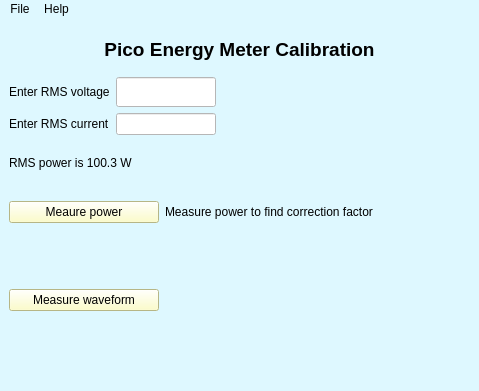
<?xml version="1.0" encoding="UTF-8"?>
<ui version="4.0">
 <class>MainWindow</class>
 <widget class="QMainWindow" name="MainWindow">
  <property name="geometry">
   <rect>
    <x>0</x>
    <y>0</y>
    <width>479</width>
    <height>391</height>
   </rect>
  </property>
  <property name="windowTitle">
   <string>Calibration</string>
  </property>
  <property name="styleSheet">
   <string notr="true">background-color: rgb(222, 248, 255);</string>
  </property>
  <widget class="QWidget" name="centralwidget">
   <layout class="QHBoxLayout" name="horizontalLayout_6">
    <item>
     <layout class="QVBoxLayout" name="verticalLayout">
      <item>
       <widget class="QLabel" name="label_3">
        <property name="font">
         <font>
          <pointsize>14</pointsize>
          <bold>true</bold>
         </font>
        </property>
        <property name="text">
         <string>Pico Energy Meter Calibration</string>
        </property>
        <property name="alignment">
         <set>Qt::AlignmentFlag::AlignCenter</set>
        </property>
       </widget>
      </item>
      <item>
       <layout class="QHBoxLayout" name="horizontalLayout">
        <item>
         <widget class="QLabel" name="label">
          <property name="text">
           <string>Enter RMS voltage</string>
          </property>
         </widget>
        </item>
        <item>
         <widget class="QLineEdit" name="measvolts">
          <property name="maximumSize">
           <size>
            <width>100</width>
            <height>30</height>
           </size>
          </property>
          <property name="styleSheet">
           <string notr="true">background-color: rgb(255, 255, 255);</string>
          </property>
         </widget>
        </item>
        <item>
         <spacer name="horizontalSpacer_2">
          <property name="orientation">
           <enum>Qt::Orientation::Horizontal</enum>
          </property>
          <property name="sizeHint" stdset="0">
           <size>
            <width>40</width>
            <height>20</height>
           </size>
          </property>
         </spacer>
        </item>
       </layout>
      </item>
      <item>
       <layout class="QHBoxLayout" name="horizontalLayout_3">
        <item>
         <widget class="QLabel" name="label_2">
          <property name="text">
           <string>Enter RMS current</string>
          </property>
         </widget>
        </item>
        <item>
         <widget class="QLineEdit" name="meascurr">
          <property name="maximumSize">
           <size>
            <width>100</width>
            <height>16777215</height>
           </size>
          </property>
          <property name="styleSheet">
           <string notr="true">background-color: rgb(255, 255, 255);</string>
          </property>
         </widget>
        </item>
        <item>
         <spacer name="horizontalSpacer_3">
          <property name="orientation">
           <enum>Qt::Orientation::Horizontal</enum>
          </property>
          <property name="sizeHint" stdset="0">
           <size>
            <width>40</width>
            <height>20</height>
           </size>
          </property>
         </spacer>
        </item>
       </layout>
      </item>
      <item>
       <widget class="QLabel" name="RMSpower_label">
        <property name="text">
         <string>RMS power is 100.3 W</string>
        </property>
       </widget>
      </item>
      <item>
       <layout class="QHBoxLayout" name="horizontalLayout_4">
        <item>
         <widget class="QPushButton" name="measurePower">
          <property name="minimumSize">
           <size>
            <width>150</width>
            <height>0</height>
           </size>
          </property>
          <property name="maximumSize">
           <size>
            <width>150</width>
            <height>16777215</height>
           </size>
          </property>
          <property name="styleSheet">
           <string notr="true">background-color: rgb(255, 255, 188);</string>
          </property>
          <property name="text">
           <string>Meaure power</string>
          </property>
         </widget>
        </item>
        <item>
         <widget class="QLabel" name="avpower_label">
          <property name="text">
           <string>Measure power to find correction factor</string>
          </property>
         </widget>
        </item>
        <item>
         <spacer name="horizontalSpacer_4">
          <property name="orientation">
           <enum>Qt::Orientation::Horizontal</enum>
          </property>
          <property name="sizeHint" stdset="0">
           <size>
            <width>40</width>
            <height>20</height>
           </size>
          </property>
         </spacer>
        </item>
       </layout>
      </item>
      <item>
       <widget class="QLabel" name="Powfact_adjust_label">
        <property name="text">
         <string/>
        </property>
       </widget>
      </item>
      <item>
       <layout class="QHBoxLayout" name="horizontalLayout_5">
        <item>
         <widget class="QPushButton" name="measureWaveform">
          <property name="minimumSize">
           <size>
            <width>150</width>
            <height>0</height>
           </size>
          </property>
          <property name="maximumSize">
           <size>
            <width>150</width>
            <height>16777215</height>
           </size>
          </property>
          <property name="styleSheet">
           <string notr="true">background-color: rgb(255, 255, 188);</string>
          </property>
          <property name="text">
           <string>Measure waveform</string>
          </property>
         </widget>
        </item>
        <item>
         <spacer name="horizontalSpacer">
          <property name="orientation">
           <enum>Qt::Orientation::Horizontal</enum>
          </property>
          <property name="sizeHint" stdset="0">
           <size>
            <width>40</width>
            <height>20</height>
           </size>
          </property>
         </spacer>
        </item>
       </layout>
      </item>
      <item>
       <widget class="QLabel" name="voltfact_curfact_label">
        <property name="text">
         <string/>
        </property>
       </widget>
      </item>
     </layout>
    </item>
   </layout>
  </widget>
  <widget class="QMenuBar" name="menubar">
   <property name="geometry">
    <rect>
     <x>0</x>
     <y>0</y>
     <width>479</width>
     <height>30</height>
    </rect>
   </property>
   <widget class="QMenu" name="menuFile">
    <property name="title">
     <string>File</string>
    </property>
    <addaction name="actionExitButton"/>
   </widget>
   <widget class="QMenu" name="menuHelp">
    <property name="title">
     <string>Help</string>
    </property>
    <addaction name="actionAbout"/>
   </widget>
   <addaction name="menuFile"/>
   <addaction name="menuHelp"/>
  </widget>
  <widget class="QStatusBar" name="statusbar"/>
  <action name="actionExitButton">
   <property name="text">
    <string>Exit</string>
   </property>
  </action>
  <action name="actionInstructions">
   <property name="text">
    <string>Instructions</string>
   </property>
  </action>
  <action name="actionAbout">
   <property name="text">
    <string>About</string>
   </property>
  </action>
 </widget>
 <resources/>
 <connections/>
</ui>
